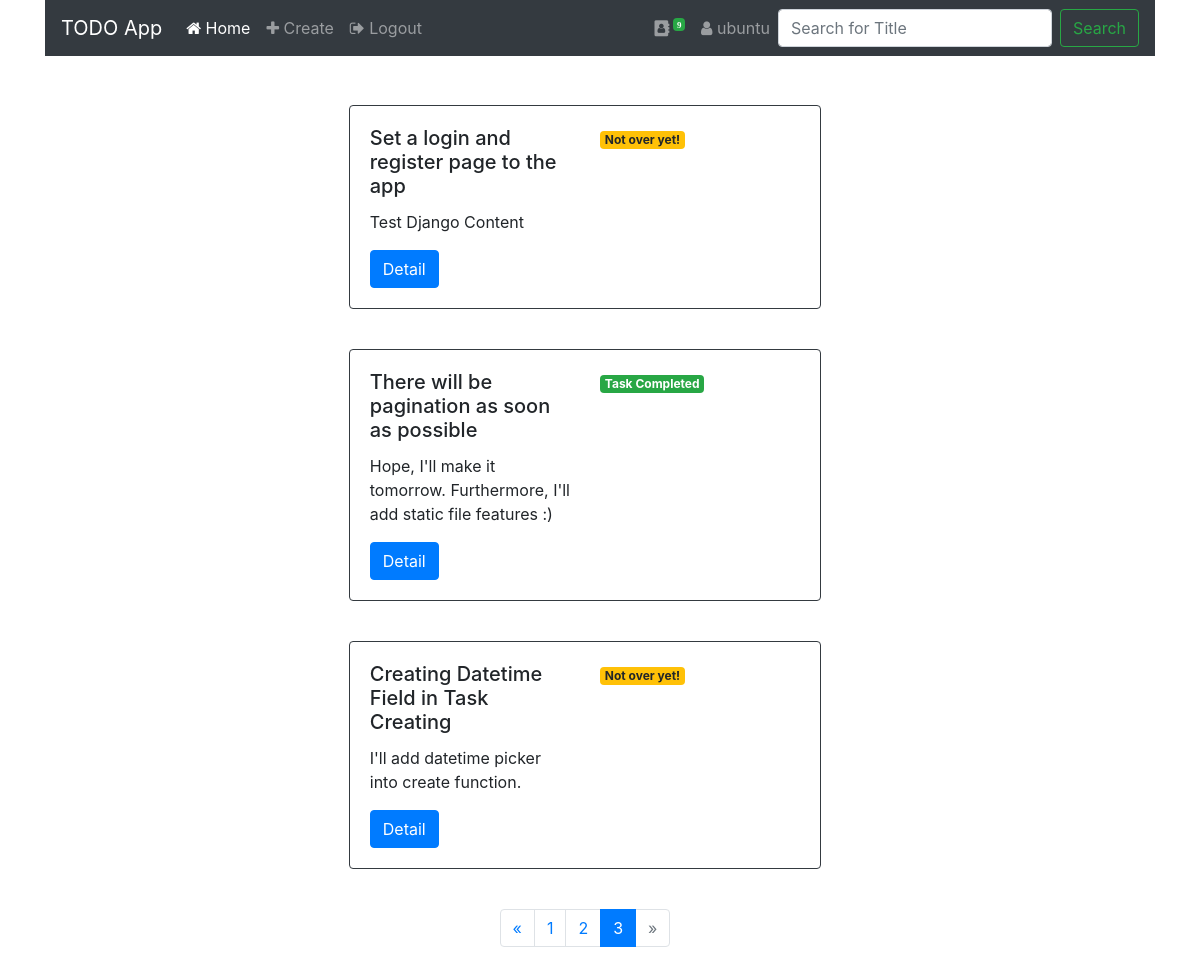
/home/?page=3 (signed in), run on the app's committed database.
### tasks/models.py (models this page shows, shortened)
class Task(models.Model):
    taskTitle = models.CharField(max_length=200)
    taskContent = models.TextField()
    taskComplete = models.BooleanField(default=False)

### todo/views.py (the view)
# urls.py: path('home/', index_view, name='index'),
@login_required(login_url="/")
def index_view(request, *args, **kwargs):
    tasks_list = Task.objects.all()
    pagination = Paginator(tasks_list, 3)
    page_number = request.GET.get('page')
    page_obj =  pagination.get_page(page_number)
    context = {
        "records" : tasks_list.count(),
        "page_obj" : page_obj,
    }
    return render(request, "home-view.html", context=context)

### templates/home-view.html (shortened to what this page needs)
{% extends 'base.html' %}
{% block record %}
    {{records}}
{% endblock record %}
{% block list %}
        {%for x in page_obj%}
          <div class="row">
             <div class="col-5 mx-auto mt-4">
                <div class="card border-dark mb-3" style="max-width: 80rem;">
                    <div class="card-body">
                    <div class="row">
                        <div class="col">
                            <h5 class="card-title">{{ x.taskTitle }}</h5>
                            <p class="card-text">{{ x.taskContent }}</p>
                        </div>
                        <div class="col justify-content-end">
                            {% if x.taskComplete %}
                                <a href="#" class="badge badge-success">Task Completed</a>
                            {% else %}
                                <a href="#" class="badge badge-warning">Not over yet!</a>
                            {% endif %}
                        </div>
                    </div>
                    <a href="/tasks/{{ x.id }}/" class="btn btn-primary mt-3">Detail</a>
                    </div>
                </div>
            </div>
        </div>
        {%endfor list%}
        <div class="row">
             <div class="col-7 mx-auto mt-4">
                {% if page_obj.has_other_pages %}
                <nav aria-label="...">
                    <ul class="pagination pagination-circle justify-content-center">
                        {% if page_obj.has_previous %}
                            <li class="page-item"><a href="?page={{ page_obj.previous_page_number }}" class="page-link">&laquo;</a></li>
                        {% else %}
                            <li class="page-item disabled"><span class="page-link">&laquo;</span></li>
                        {% endif %}
                        {% for i in page_obj.paginator.page_range %}
                        {% if page_obj.number == i %}
                            <li class="active page-item"><span class="page-link">{{ i }} <span class="sr-only">(current)</span></span></li>
                        {% else %}
                            <li class="page-item"><a href="?page={{ i }}" class="page-link">{{ i }}</a></li>
                        {% endif %}
                        {% endfor %}
                        {% if page_obj.has_next %}
                            <li class="page-item"><a href="?page={{ page_obj.next_page_number }}" class="page-link">&raquo;</a></li>
                        {% else %}
                            <li class="page-item disabled"><span class="page-link">&raquo;</span></li>
                        {% endif %}
                    </ul>
                    </nav>
                    {% endif %}
            </div>
        </div>
{% endblock list%}

### templates/base.html (shortened to what this page needs)
<!doctype html>
<html lang="en">
  <head>
    <link href="https://cdn.jsdelivr.net/npm/bootstrap@5.1.0/dist/css/bootstrap.min.css" rel="stylesheet">
    <link href="//maxcdn.bootstrapcdn.com/bootstrap/4.1.1/css/bootstrap.min.css" rel="stylesheet" id="bootstrap-css">
    <link rel="stylesheet" href="https://cdnjs.cloudflare.com/ajax/libs/font-awesome/4.7.0/css/font-awesome.min.css">
  </head>
  <body>
    <div class="container">
       <nav class="navbar navbar-icon-top navbar-expand-lg navbar-dark bg-dark">
        <a class="navbar-brand" href="#">TODO App</a>
        <div class="collapse navbar-collapse" id="navbarSupportedContent">
          <ul class="navbar-nav mr-auto">
            <li class="nav-item active">
              <a class="nav-link" href="{% url 'index' %}">
                <i class="fa fa-home"></i>
                Home
                </a>
            </li>
            <li>
              <a class="nav-link" href="{% url 'create' %}">
                <i class="fa fa-plus"></i> Create
              </a>
            </li>
            <li>
              <a class="nav-link" href="{% url 'logout' %}">
                <i class="fa fa-sign-out"></i> Logout
              </a>
            </li>
          </ul>
          <ul class="navbar-nav ">
            <li class="nav-item">
              <a class="nav-link" href="#">
                <i class="fa fa-address-book">
                  <sup><span class="badge badge-success">{% block record %}{% endblock record %}</span></sup>
                </i>
              </a>
            </li>
            <li>
              <a class="nav-link" href="#">
                <i class="fa fa-user"></i>
               {% if request.user.is_authenticated %}
                  {{user.username}}
               {% endif %}
              </a>
            </li>
          </ul>
          <form method="GET" action="/tasks/" class="form-inline my-2 my-lg-0">
            <input class="form-control mr-sm-2" type="text" name="q" placeholder="Search for Title" aria-label="Search">
            <button class="btn btn-outline-success my-2 my-sm-0" type="submit">Search</button>
          </form>
        </div>
      </nav>
    </div>
      <div class="conteiner">
      <div class="row justify-content-center">
        <div class="col-7 mx-auto mt-4">
        </div>
      </div>
    </div>
    <div class="conteiner">
      <div class="row">
            {% block list %} {% endblock list%}
      </div>
    </div>
  </body>
</html>

### data on the page
Task: taskTitle "Set a login and register page to the app", taskContent "Test Django Content", taskComplete "Not over yet!"
Task: taskTitle "There will be pagination as soon as possible", taskContent "Hope, I'll make it tomorrow. Furthermore, I'll add static file features :)", taskComplete "Task Completed"
Task: taskTitle "Creating Datetime Field in Task Creating", taskContent "I'll add datetime picker into create function.", taskComplete "Not over yet!"

### other printed values
{{ records }} "9"
{{ user.username }} "ubuntu"
{{ i }} "1" "2"
{{ i }} "3"
